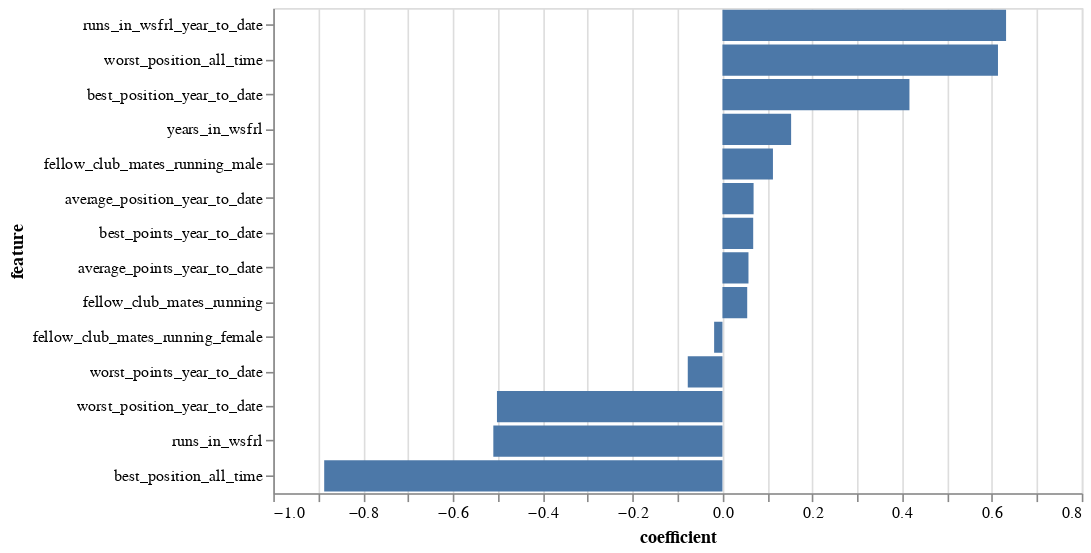

Notebook cell for this chart:
### Code cell
import altair as alt

(
    pl.DataFrame(
        {
            "feature": pb_achieved_feature_train_df_pandas[["best_position_year_to_date", "average_position_year_to_date", "worst_position_year_to_date", "best_position_all_time", "worst_position_all_time","fellow_club_mates_running", "fellow_club_mates_running_male", "fellow_club_mates_running_female", "average_points_year_to_date", "best_points_year_to_date", "worst_points_year_to_date", "runs_in_wsfrl_year_to_date", "runs_in_wsfrl", "years_in_wsfrl"]].columns,
            "coefficient": logistic_regression_classifier.coef_[0],
        }
    )
    .sort("coefficient", descending=True)
    .plot.bar(
        x="coefficient",
        y=alt.Y("feature", sort="-x"),
    )
    .properties(
        width=500,
        height=300,
    )
)

### Figure 1 — Vega-Lite specification as saved in the notebook (floating-point values rounded to 4 significant figures)
{"config": {"view": {"continuousWidth": 300, "continuousHeight": 300}}, "data": {"name": "data-caac5aaad8c1197a6ded8e89378dd94e"}, "mark": {"type": "bar", "tooltip": true}, "encoding": {"x": {"field": "coefficient", "type": "quantitative"}, "y": {"field": "feature", "sort": "-x", "type": "nominal"}}, "height": 300, "params": [{"name": "param_1", "select": {"type": "interval", "encodings": ["x", "y"]}, "bind": "scales"}], "width": 500, "$schema": "https://vega.github.io/schema/vega-lite/v5.20.1.json", "datasets": {"data-caac5aaad8c1197a6ded8e89378dd94e": [{"feature": "runs_in_wsfrl_year_to_date", "coefficient": 0.6315}, {"feature": "worst_position_all_time", "coefficient": 0.6134}, {"feature": "best_position_year_to_date", "coefficient": 0.4163}, {"feature": "years_in_wsfrl", "coefficient": 0.1529}, {"feature": "fellow_club_mates_running_male", "coefficient": 0.1124}, {"feature": "average_position_year_to_date", "coefficient": 0.06935}, {"feature": "best_points_year_to_date", "coefficient": 0.06849}, {"feature": "average_points_year_to_date", "coefficient": 0.05796}, {"feature": "fellow_club_mates_running", "coefficient": 0.05515}, {"feature": "fellow_club_mates_running_female", "coefficient": -0.0185}, {"feature": "worst_points_year_to_date", "coefficient": -0.07719}, {"feature": "worst_position_year_to_date", "coefficient": -0.502}, {"feature": "runs_in_wsfrl", "coefficient": -0.5101}, {"feature": "best_position_all_time", "coefficient": -0.8866}]}}
